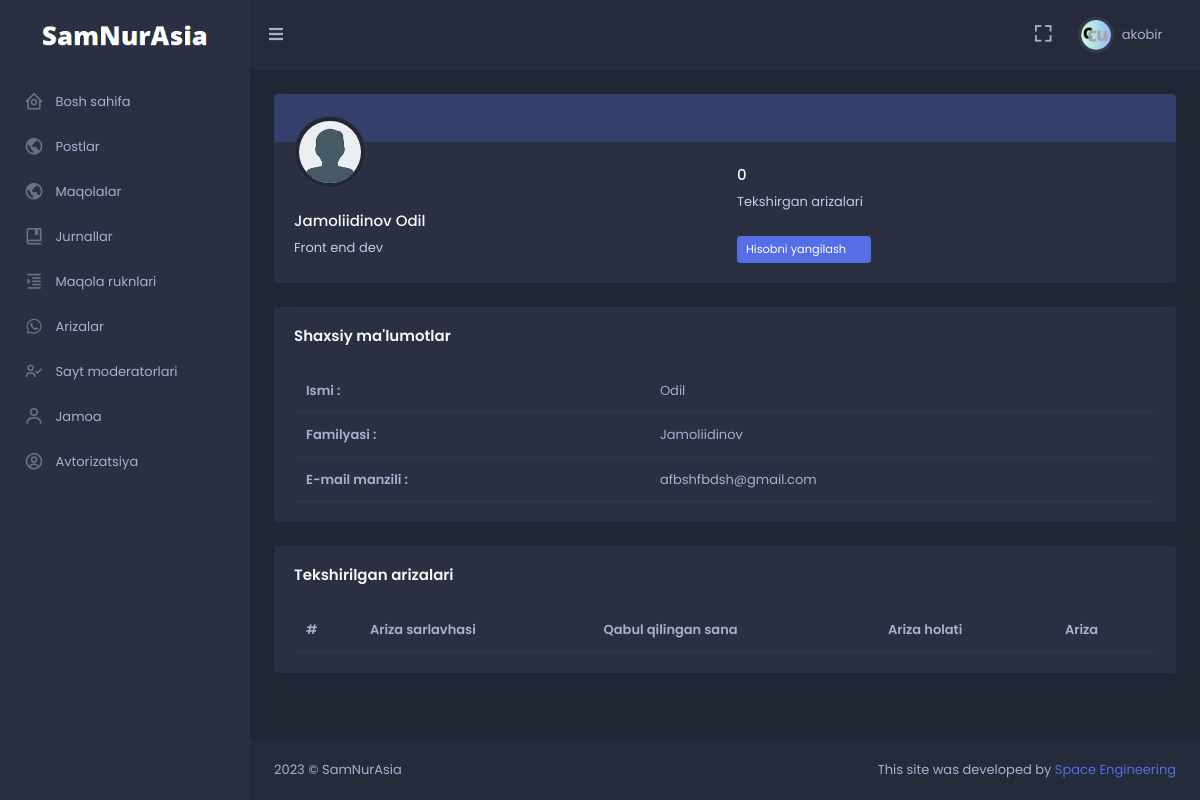
Screenshot of /moderator/moderator/detail/2 (signed in) with the database file from the repository.
### moderator/models.py (models this page shows, shortened)
class User(AbstractUser):
    image = models.ImageField(null=True, blank=True, upload_to='images/avatar')
    dark_mode = models.BooleanField(default=False)
    class Meta:
        verbose_name = 'User'
        verbose_name_plural = '1. Userlar'

class Moderator(models.Model):
    user = models.OneToOneField(User, on_delete=models.CASCADE)
    role = models.CharField(max_length=150, null=True)
    description = models.TextField(null=True, blank=True)
    is_created = models.BooleanField(default=False)
    def get_moderator_or_None(request: WSGIRequest):
        if not request.user.is_authenticated:
            return None
        user = request.user
        if not (user.is_active and user.is_staff):
            return None
        try:
            moderator = Moderator.objects.get(user_id=user.pk)
            return moderator
        except:
            return None
    class Meta:
        verbose_name = 'Moderator'
        verbose_name_plural = '2. Moderatorlar'

### moderator/decorator.py (the view)
    def wrapper_func(request, *args, **kwargs):
        if Moderator.get_moderator_or_None(request=request) is not None:
            return func(request, *args, **kwargs)
        else:
            raise Http404()

### moderator/decorator.py (called while the page is built)
def moderator_only(func):
    def wrapper_func(request, *args, **kwargs):
        if Moderator.get_moderator_or_None(request=request) is not None:
            return func(request, *args, **kwargs)
        else:
            raise Http404()
    return wrapper_func

### moderator/views.py (called while the page is built)
@login_required(login_url='login')
@moderator_only
def moderator_detail(request: WSGIRequest, pk):
    object = get_object_or_404(Moderator, pk=pk)
    data_filter = Petition.objects.filter(confirmed_id=object.pk)
    len_data = len(data_filter)
    return render(request, 'moderator/moderator_detail.html', {
        'object': object,
        'data_filter': data_filter,
        'len_data': len_data,
        'moderator': Moderator.objects.get(user_id=request.user.id)
    })

### templates/moderator/moderator_detail.html (shortened to what this page needs)
{% extends 'moderator/base.html' %}
{% load static %}
{% block content %}
<div class="row">
    <div class="col-xl-12">
        <div class="card overflow-hidden">
            <div class="bg-primary bg-soft">
                <div class="row">
                    <div class="col-7">
                        <div class="text-primary p-3">
                        </div>
                    </div>
                </div>
            </div>
            <div class="card-body pt-0">
                <div class="row">
                    <div class="col-sm-6">
                        <div class="avatar-md profile-user-wid mb-4">
                            <img src="{% if object.user.image %}{{object.user.image.url}}{% else %}{% static 'skote/assets/images/users/avatar_default.png' %}{% endif %}" class="img-thumbnail rounded-circle rounded" >
                        </div>
                        <h5 class="font-size-15 text-truncate"> {{ object.user.last_name }} {{ object.user.first_name }} </h5>
                        <p class="text-muted mb-0 text-truncate"> {{ object.role }} </p>
                    </div>
                    <div class="col-sm-6">
                        <div class="pt-4">
                            <div class="row">
                                <div class="col-6">
                                    <h5 class="font-size-15">{{len_data}}</h5>
                                    <p class="text-muted mb-0"> Tekshirgan arizalari </p>
                                </div>
                            </div>
                            {% if object.user.pk == user.pk %}
                            <div class="mt-4">
                                <a href="{% url 'profile_update' %}"
                                    class="btn btn-primary waves-effect waves-light btn-sm"> Hisobni yangilash <i
                                        class="mdi mdi-arrow-right ms-1"></i></a>
                            </div>
                            {% elif moderator.is_created %}
                            <div class="mt-4">
                                <a href="{% url 'moderator_update' object.pk %}"
                                    class="btn btn-primary waves-effect waves-light btn-sm"> Hisobni yangilash <i
                                        class="mdi mdi-arrow-right ms-1"></i></a>
                            </div>
                            {% endif %}
                        </div>
                    </div>
                </div>
            </div>
        </div>
        <div class="card">
            <div class="card-body">
                <h4 class="card-title mb-4"> Shaxsiy ma'lumotlar </h4>
                <div class="table-responsive">
                    <table class="table table-nowrap mb-0">
                        <tbody>
                            <tr>
                                <th scope="row">Ismi :</th>
                                <td> {{ object.user.first_name }} </td>
                            </tr>
                            <tr>
                                <th scope="row">Familyasi :</th>
                                <td> {{ object.user.last_name }} </td>
                            </tr>
                            <tr>
                                <th scope="row">E-mail manzili :</th>
                                <td> {{ object.user.email }} </td>
                            </tr>
                        </tbody>
                    </table>
                </div>
            </div>
        </div>
    </div>
    <div class="col-xl-12">
        <div class="card">
            <div class="card-body">
                <h4 class="card-title mb-4">Tekshirilgan arizalari</h4>
                <div class="table-responsive">
                    <table class="table table-nowrap table-hover mb-0">
                        <thead>
                            <tr>
                                <th scope="col">#</th>
                                <th scope="col">Ariza sarlavhasi</th>
                                <th scope="col">Qabul qilingan sana</th>
                                <th scope="col">Ariza holati</th>
                                <th scope="col">Ariza</th>
                            </tr>
                        </thead>
                    </table>
                </div>
            </div>
        </div>
    </div>
</div>
{% endblock %}

### templates/moderator/base.html (shortened to what this page needs)
<!doctype html> {% load static %}
<html lang="en">
<head>
    <link href="{% static 'skote/assets/css/bootstrap.min.css' %}" id="bootstrap-style" rel="stylesheet"
        type="text/css" />
    <link href="{% static 'skote/assets/css/icons.min.css' %}" rel="stylesheet" type="text/css" />
    <link href="{% static 'skote/assets/css/app.min.css' %}" id="app-style" rel="stylesheet" type="text/css" />
</head>
{% if user.dark_mode == True %}
<body data-sidebar="dark" data-layout-mode="dark">
    {% else %}
<body data-sidebar="light" data-layout-mode="light">
        {% endif %}
        <div id="layout-wrapper">
            <header id="page-topbar">
                <div class="navbar-header">
                    <div class="d-flex">
                        <div class="navbar-brand-box">
                            <a href="#" class="logo logo-light" style="pointer-events: none;">
                                <span class="logo-lg">
                                    <img src="{% static 'image/dark.png' %}" alt="" height="22">
                                </span>
                            </a>
                        </div>
                        <button type="button" class="btn btn-sm px-3 font-size-16 header-item waves-effect"
                            id="vertical-menu-btn">
                            <i class="fa fa-fw fa-bars"></i>
                        </button>
                    </div>
                    <div class="d-flex">
                        <div class="dropdown d-none d-lg-inline-block ms-1">
                            <button type="button" class="btn header-item noti-icon waves-effect"
                                data-bs-toggle="fullscreen">
                                <i class="bx bx-fullscreen"></i>
                            </button>
                        </div>
                        <div class="dropdown d-inline-block">
                            <button type="button" class="btn header-item waves-effect" id="page-header-user-dropdown"
                                data-bs-toggle="dropdown" aria-haspopup="true" aria-expanded="false">
                                <img class="rounded-circle header-profile-user"
                                    src="{% if user.image %}{{user.image.url}}{% else %}{% static 'skote/assets/images/users/avatar_default.png' %}{% endif %}"
                                    alt="Header Avatar">
                                <span class="d-none d-xl-inline-block ms-1" key="t-henry">{{ user.username }}</span>
                                <i class="mdi mdi-chevron-down d-none d-xl-inline-block"></i>
                            </button>
                        </div>
                    </div>
                </div>
            </header>
            <div class="vertical-menu">
                <div data-simplebar class="h-100">
                    <div id="sidebar-menu">
                        <ul class="metismenu list-unstyled" id="side-menu">
                            <li>
                                <a href="{% url 'dashboard' %}" >
                                    <i class="bx bx-home-circle"></i>
                                    <span key="t-dashboards"> Bosh sahifa </span>
                                </a>
                            </li>
                            <li>
                                <a href="{% url 'all_posts' %}">
                                    <i class="bx bx-world"></i>
                                    <span key="t-dashboards"> Postlar </span>
                                </a>
                            </li>
                            <li>
                                <a href="{% url 'all_article' %}">
                                    <i class="bx bx-world"></i>
                                    <span key="t-dashboards"> Maqolalar </span>
                                </a>
                            </li>
                            <li>
                                <a href="{% url 'journal_all' %}">
                                    <i class="bx bx-book-bookmark"></i>
                                    <span key="t-dashboards"> Jurnallar </span>
                                </a>
                            </li>
                            <li>
                                <a href="{% url 'article_col_all' %}" class="waves-effect">
                                    <i class="bx bx-right-indent"></i>
                                    <span key="t-chat"> Maqola ruknlari </span>
                                </a>
                            </li>
                            <li>
                                <a href="{% url 'petition_all' %}" class="waves-effect">
                                    <i class="bx bxl-whatsapp"></i>
                                    <span key="t-file-manager">Arizalar</span>
                                </a>
                            </li>
                            <li>
                                <a href="{% url 'moderator_all' %}" class="waves-effect">
                                    <i class="bx bx-user-check"></i>
                                    <span key="t-file-manager">Sayt moderatorlari</span>
                                </a>
                            </li>
                            <li>
                                <a href="{% url 'team_all' %}" class="waves-effect">
                                    <i class="bx bx-user"></i>
                                    <span key="t-file-manager"> Jamoa </span>
                                </a>
                            </li>
                            <li>
                                <a href="#" class="has-arrow waves-effect">
                                    <i class="bx bx-user-circle"></i>
                                    <span key="t-ecommerce">Avtorizatsiya</span>
                                </a>
                            </li>
                        </ul>
                    </div>
                </div>
            </div>
            <div class="main-content">
                <div class="page-content">
                    <div class="container-fluid">
                        {% block content %}{% endblock %}
                    </div>
                </div>
                <footer class="footer">
                    <div class="container-fluid">
                        <div class="row">
                            <div class="col-sm-6">
                                <script>document.write(new Date().getFullYear())</script> © SamNurAsia
                            </div>
                            <div class="col-sm-6">
                                <div class="text-sm-end d-none d-sm-block">
                                    This site was developed by <a href="#">Space Engineering</a>
                                </div>
                            </div>
                        </div>
                    </div>
                </footer>
            </div>
        </div>
    </body>
</html>

### rows the page displays
User: image (picture), username "akobir"
Moderator: user.last_name "Jamoliidinov", user.first_name "Odil", role "Front end dev", user.email "afbshfbdsh@gmail.com"

### other values shown
{{ len_data }} "0"
